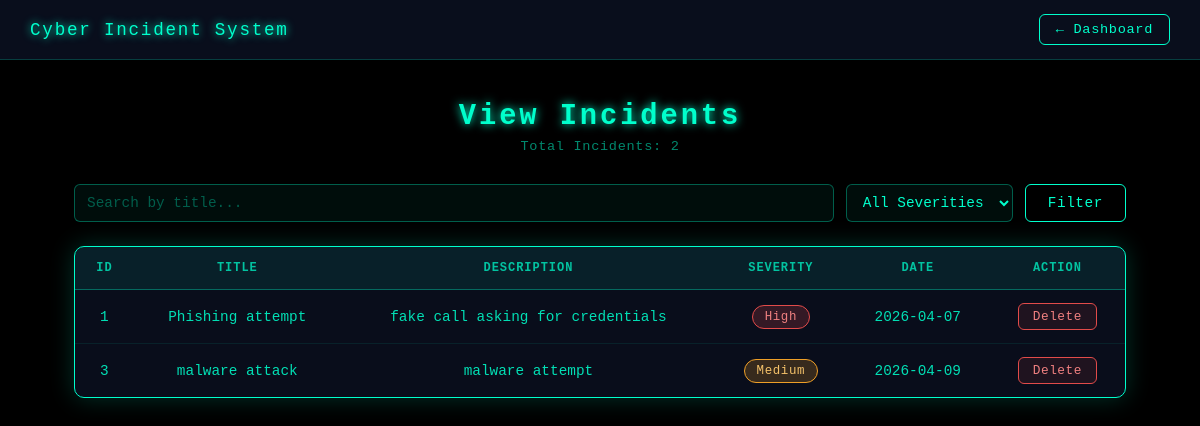
The app's page /view (signed in), older data.
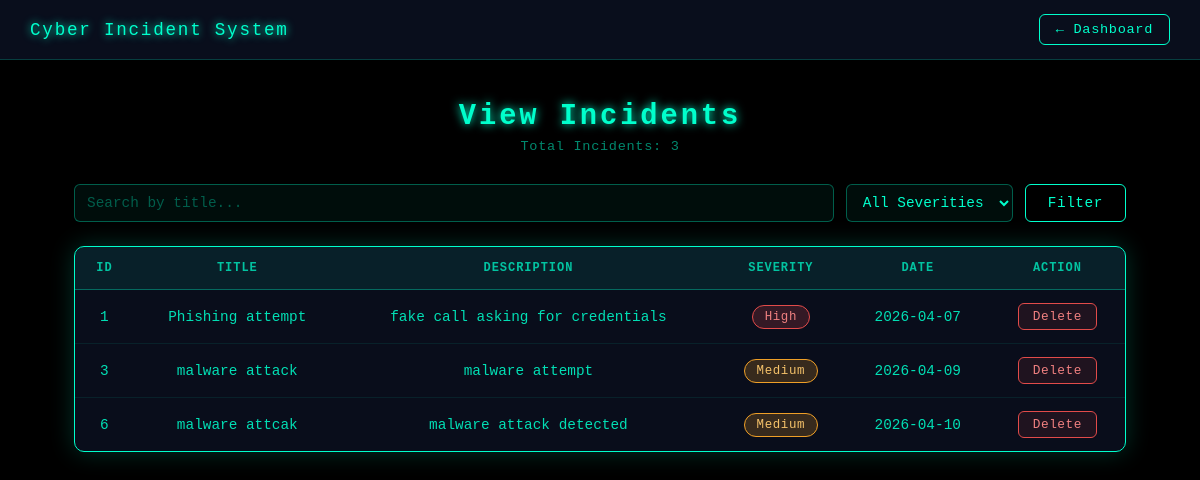
The same page, newer data.
### tables this page shows
CREATE TABLE incidents (
        id INTEGER PRIMARY KEY AUTOINCREMENT,
        title TEXT,
        description TEXT,
        severity TEXT,
        date TEXT,
        user TEXT
    );

### app.py (the view)
@app.route('/view')
def view():
    if 'user' not in session:
        return redirect('/')
    user = session['user']
    search = request.args.get('search')
    severity = request.args.get('severity')
    conn = get_db()
    query = "SELECT * FROM incidents WHERE user = ?"
    params = [user]
    if search:
        query += " AND title LIKE ?"
        params.append(f"%{search}%")
    if severity:
        query += " AND severity = ?"
        params.append(severity)
    incidents = conn.execute(query, params).fetchall()
    conn.close()
    return render_template("view.html", incidents=incidents)

### app.py (called while the page is built)
def get_db():
    return sqlite3.connect("database.db")

### templates/view.html (shortened to what this page needs)
<!DOCTYPE html>
<html>
<head>
</head>
<body>
    <nav>
        <span class="brand">Cyber Incident System</span>
        <a href="/dashboard">← Dashboard</a>
    </nav>
    <div class="container">
        <h1>View Incidents</h1>
        <p class="total">Total Incidents: {{ incidents|length }}</p>
        <form method="GET" action="/view" class="filter-bar">
            <input type="text" name="search" placeholder="Search by title..." value="{{ request.args.get('search', '') }}">
            <select name="severity">
                <option value="">All Severities</option>
            </select>
            <button type="submit">Filter</button>
        </form>
        <div class="table-card">
            <table>
                <thead>
                    <tr>
                        <th>ID</th>
                        <th>Title</th>
                        <th>Description</th>
                        <th>Severity</th>
                        <th>Date</th>
                        <th>Action</th>
                    </tr>
                </thead>
                <tbody>
                {% for incident in incidents %}
                <tr>
                    <td>{{ incident[0] }}</td>
                    <td>{{ incident[1] }}</td>
                    <td>{{ incident[2] }}</td>
                    <td>
                        {% if incident[3] == 'Low' %}
                            <span class="badge badge-low">Low</span>
                        {% elif incident[3] == 'Medium' %}
                            <span class="badge badge-medium">Medium</span>
                        {% else %}
                            <span class="badge badge-high">High</span>
                        {% endif %}
                    </td>
                    <td>{{ incident[4] }}</td>
                    <td>
                        <a href="/delete/{{ incident[0] }}" class="btn-delete">Delete</a>
                    </td>
                </tr>
                {% endfor %}
                </tbody>
            </table>
        </div>
    </div>
</body>
</html>

### templates/view.html (style rules this page uses)
* { box-sizing: border-box; margin: 0; padding: 0; }
body { background: black; font-family: 'Courier New', monospace; color: #00ffcc; min-height: 100vh; }
nav { display: flex; justify-content: space-between; align-items: center; padding: 14px 30px; border-bottom: 1px solid #00ffcc33; background: rgba(10, 15, 30, 0.95); }
nav .brand { font-size: 1.1rem; letter-spacing: 0.1em; text-shadow: 0 0 8px #00ffcc; }
nav a { font-size: 0.85rem; color: #00ffcc; text-decoration: none; border: 1px solid #00ffcc; padding: 7px 16px; border-radius: 6px; letter-spacing: 0.05em; transition: background 0.2s, color 0.2s; }
.container { max-width: 1100px; margin: 40px auto; padding: 0 24px; }
h1 { text-align: center; font-size: 1.8rem; letter-spacing: 0.1em; text-shadow: 0 0 10px #00ffcc; margin-bottom: 6px; }
.total { text-align: center; font-size: 0.85rem; color: #00ffcc88; margin-bottom: 30px; letter-spacing: 0.05em; }
.filter-bar { display: flex; gap: 12px; margin-bottom: 24px; flex-wrap: wrap; }
.filter-bar input, .filter-bar select { background: rgba(0, 255, 204, 0.05); border: 1px solid #00ffcc55; border-radius: 6px; color: #00ffcc; font-family: 'Courier New', monospace; font-size: 0.9rem; padding: 9px 12px; outline: none; transition: border-color 0.2s; }
.filter-bar input { flex: 1; min-width: 180px; }
.filter-bar input::placeholder { color: #00ffcc55; }
.filter-bar select option { background: #0a0f1e; color: #00ffcc; }
.filter-bar button { padding: 9px 22px; background: transparent; border: 1px solid #00ffcc; color: #00ffcc; font-family: 'Courier New', monospace; font-size: 0.9rem; border-radius: 6px; cursor: pointer; letter-spacing: 0.04em; transition: background 0.2s, color 0.2s; }
.table-card { background: rgba(10, 15, 30, 0.9); border: 1px solid #00ffcc; box-shadow: 0 0 25px #00ffcc33; border-radius: 10px; overflow: hidden; }
table { width: 100%; border-collapse: collapse; font-size: 0.9rem; }
thead { background: rgba(0, 255, 204, 0.08); border-bottom: 1px solid #00ffcc55; }
thead th { padding: 14px 16px; text-align: center; letter-spacing: 0.08em; font-size: 0.75rem; color: #00ffccbb; text-transform: uppercase; }
tbody tr { border-bottom: 1px solid #00ffcc15; transition: background 0.15s; }
tbody tr:last-child { border-bottom: none; }
tbody td { padding: 13px 16px; text-align: center; color: #00ffccdd; }
.badge { display: inline-block; padding: 4px 12px; border-radius: 20px; font-size: 0.78rem; letter-spacing: 0.05em; font-weight: 500; }
.badge-medium { background: rgba(239, 159, 39, 0.2); border: 1px solid #ef9f27; color: #f5c26a; }
.badge-high { background: rgba(226, 75, 74, 0.2); border: 1px solid #e24b4a; color: #f08080; }
.btn-delete { display: inline-block; padding: 5px 14px; font-size: 0.8rem; font-family: 'Courier New', monospace; border: 1px solid #e24b4a; color: #f08080; border-radius: 6px; text-decoration: none; background: rgba(226, 75, 74, 0.1); transition: background 0.2s, color 0.2s; letter-spacing: 0.04em; }

Row changes from the older to the newer data that the page shows:
added incidents: id "6", title "malware attcak", description "malware attack detected", severity "Medium", date "2026-04-10"
Text that changed along with them:
{{ incidents|length }}: "2" → "3"
